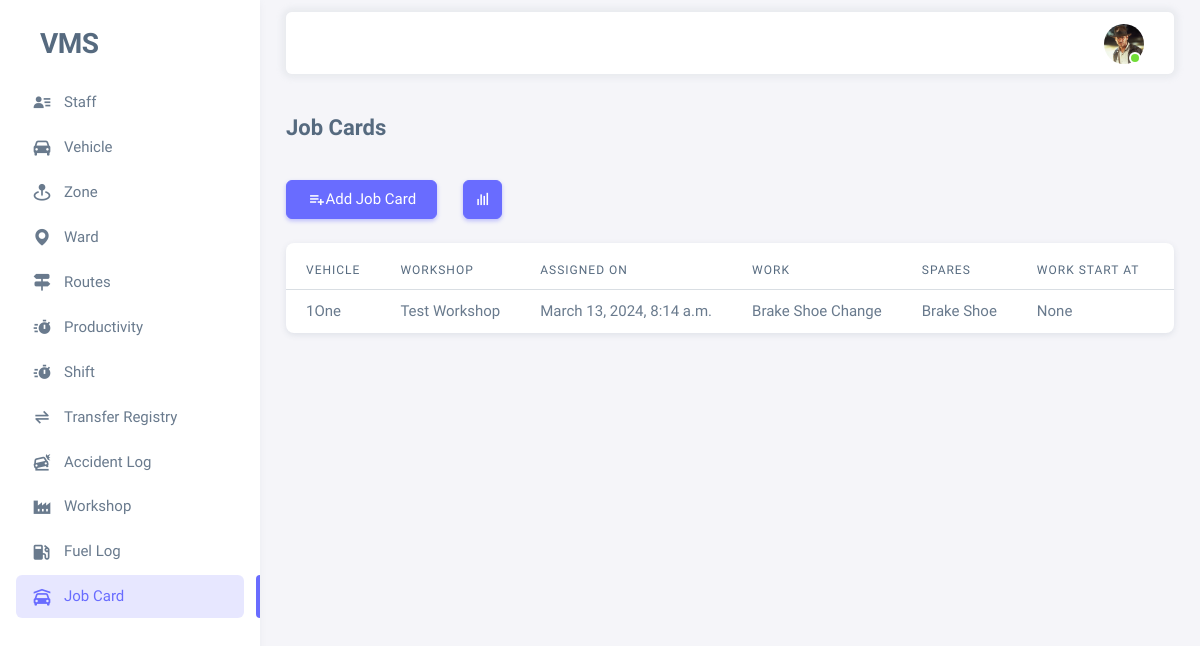
The page /job-card-list/ (signed in) on the database as committed earlier.
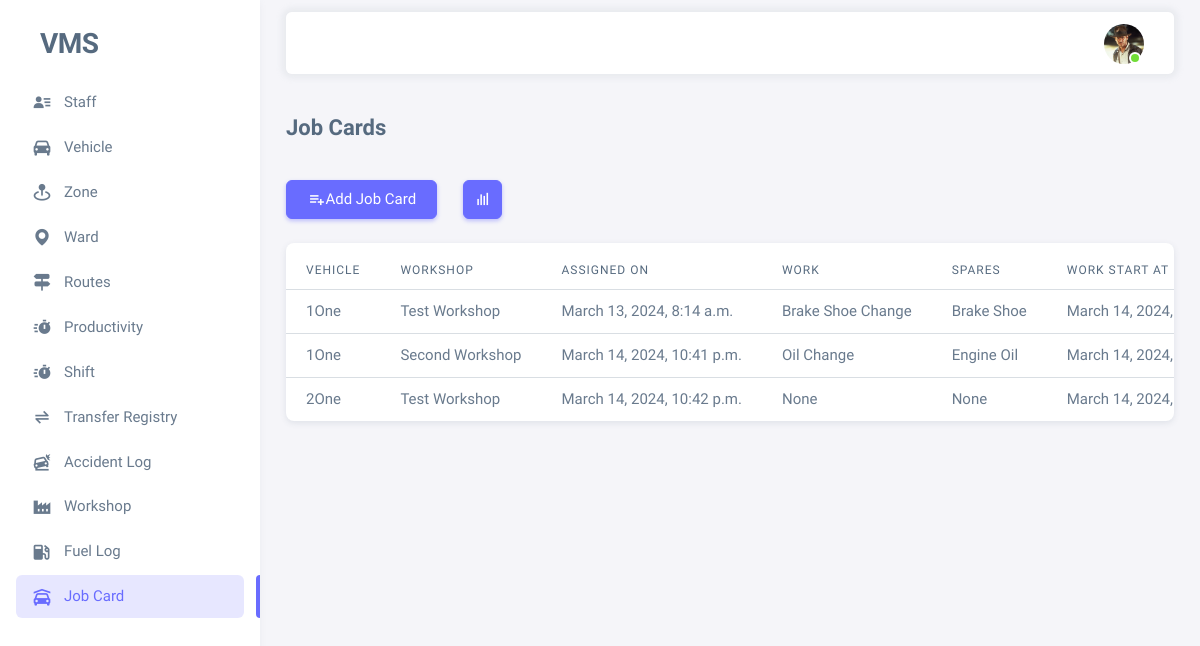
The same page on the database as committed later.
### vms_app/models.py (models this page shows)
class Employee(AbstractBaseUser, PermissionsMixin):
    id = models.UUIDField(primary_key=True, editable=False, unique=True, default=uuid.uuid4)
    name = models.CharField(max_length=100)
    image = models.ImageField(upload_to='profiles/', null=True, blank=True)
    employee_id = models.CharField(max_length=100, unique=True)
    is_active = models.BooleanField(default=True)
    is_staff = models.BooleanField(default=True)
    is_superuser = models.BooleanField(default=False)
    contact = models.CharField(max_length=255)
    address = models.TextField()
    remark = models.TextField(null=True, blank=True)
    objects = EmployeeManager()
    USERNAME_FIELD = 'employee_id'
    REQUIRED_FIELDS = ['name']
    def __str__(self) -> str:
        return self.name

class JobCard(models.Model):
    vehicle = models.ForeignKey(Vehicle, related_name='vehicle_maintanence_history',
                                on_delete=models.PROTECT, limit_choices_to={'is_active': True})
    workshop = models.ForeignKey(Workshop, related_name='workshop_jobs',
                                 on_delete=models.PROTECT)
    assigned_on = models.DateTimeField(auto_now_add=True)
    work_start_at = models.DateTimeField(null=True, blank=True)
    work_closed_at = models.DateTimeField(null=True, blank=True)
    work = models.CharField(max_length=250, blank=True, null=True)
    spares = models.CharField(max_length=500, blank=True, null=True)
    cost = models.FloatField(null=True, blank=True)
    mechanics = models.CharField(max_length=500, blank=True, null=True)
    driver = models.CharField(max_length=500, blank=True, null=True)
    remark = models.CharField(max_length=500, blank=True, null=True)

class Vehicle(models.Model):
    vehicle_number = models.CharField(max_length=100, unique=True)
    is_active = models.BooleanField(default=True)
    is_working = models.BooleanField(default=False)
    supervisor = models.ForeignKey(Employee, on_delete=models.SET_NULL, null=True, blank=True,
                                   related_name='vehicle_supervised_by', limit_choices_to={'is_active': True})
    load_estimation = models.IntegerField(default=1000)  # in kg
    remark = models.TextField(null=True, blank=True)
    created_by = models.ForeignKey(Employee, on_delete=models.SET_NULL, null=True, blank=True,
                                   related_name='vehicle_created_by')
    created_on = models.DateTimeField(auto_now_add=True)
    updated_by = models.ForeignKey(Employee, on_delete=models.SET_NULL, null=True, blank=True,
                                   related_name='vehicle_updated_by')
    updated_on = models.DateTimeField(auto_now=True)
    zone = models.ForeignKey(Zone, related_name='zone_vehicles_set',
                             on_delete=models.PROTECT, null=True, blank=True)
    workshop = models.ForeignKey(Workshop, related_name='workshop_vehicles_set',
                                 on_delete=models.PROTECT, null=True, blank=True)
    register_number = models.CharField(max_length=50, null=True, blank=True, unique=True)
    chassis_number = models.CharField(max_length=50, null=True, blank=True)
    vehicle_model = models.CharField(max_length=50, null=True, blank=True)
    vehicle_type = models.CharField(max_length=50, null=True, blank=True)
    engine_number = models.CharField(max_length=50, null=True, blank=True)
    fc_date = models.DateField(null=True, blank=True)
    insurance = models.DateField(null=True, blank=True)
    puc = models.DateField(null=True, blank=True)  # pollution under control certificate expiry date
    def __str__(self) -> str:
        return self.vehicle_number+str(self.supervisor)

class Workshop(models.Model):
    workshop_name = models.CharField(max_length=50)
    incharge = models.CharField(max_length=50, null=True, blank=True)
    location = models.CharField(max_length=50, null=True, blank=True)
    is_active = models.BooleanField(default=True)
    def __str__(self):
        return self.workshop_name

### vms_app/views.py (the view)
# urls.py: path('job-card-list/', views.job_card_list, name="job_card_list"),
@login_required(login_url='login')
@active_required
def job_card_list(request):
    job_cards = JobCard.objects.all()
    context = {
        "menu": "menu-job-card",
        "job_cards": job_cards
    }
    return render(request, 'vms_app/job_card_list.html', context)

### vms_app/templates/vms_app/job_card_list.html (shortened to what this page needs)
{% extends "base.html" %}
{% block content %}
<h4 class="fw-bold py-3 mb-4">Job Cards</h4>
<div class="row">
    <div class="col-auto">
        <a href="{% url 'add_job_card' %}" class="btn btn-primary">
            <span class="tf-icons bx bx-list-plus"></span> Add Job Card
        </a>
    </div>
    <div class="col-auto">
        <a href="{%url 'vehicle_job_history' %}" class="btn btn-primary btn-icon">
            <i class='bx bx-bar-chart'></i>
        </a>
    </div>
</div>
<div class="card mt-4">
    <div class="table-responsive text-nowrap mt-2">
        <table class="table">
            <thead>
                <tr>
                    <th>vehicle</th>
                    <th>workshop</th>
                    <th>assigned on</th>
                    <th>work</th>
                    <th>spares</th>
                    <th>work start at</th>
                    <th>work closed at</th>
                </tr>
            </thead>
            <tbody class="table-border-bottom-0">
                {% for job in job_cards %}
                    <tr>
                        <td>{{job.vehicle}}</td>
                        <td>{{job.workshop}}</td>
                        <td>{{job.assigned_on}}</td>
                        <td>{{job.work}}</td>
                        <td>{{job.spares}}</td>
                        <td>{{job.work_start_at}}</td>
                        <td>{{job.work_closed_at}}</td>
                    </tr>
                {% endfor %}
            </tbody>
        </table>
    </div>
</div>
{% endblock content %}

### templates/base.html (shortened to what this page needs)
<!DOCTYPE html>
{% load static %}
<html
        lang="en"
        class="light-style layout-menu-fixed"
        dir="ltr"
        data-theme="theme-default"
        data-assets-path="{% static "assets/" %}"
        data-template="vertical-menu-template-free"
>
<head>
    <link rel="stylesheet" href="{% static "assets/vendor/fonts/boxicons.css" %}"/>
    <link rel="stylesheet" href="{% static "assets/vendor/css/core.css" %}" class="template-customizer-core-css"/>
    <link rel="stylesheet" href="{% static "assets/vendor/css/theme-default.css" %}"
          class="template-customizer-theme-css"/>
    <link rel="stylesheet" href="{% static "assets/css/demo.css" %}"/>
    <link rel="stylesheet" href="{% static "assets/vendor/libs/perfect-scrollbar/perfect-scrollbar.css" %}"/>
    <link rel="stylesheet" href="{% static "assets/vendor/libs/apex-charts/apex-charts.css" %}"/>
    <link rel="stylesheet" href="https://cdn.jsdelivr.net/npm/bootstrap-icons@1.11.3/font/bootstrap-icons.min.css">
    <link href="https://cdn.datatables.net/1.13.7/css/dataTables.bootstrap5.min.css" rel="stylesheet">
</head>
<body>
<div class="layout-wrapper layout-content-navbar">
    <div class="layout-container">
        <aside id="layout-menu" class="layout-menu menu-vertical menu bg-menu-theme">
            <div class="app-brand demo">
                <a href="{% url "home" %}" class="app-brand-link">
                    <span class="app-brand-text demo menu-text fw-bolder ms-2">VMS</span>
                </a>
            </div>
            <ul class="menu-inner py-1">
                {% if request.user.is_superuser %}
                    <li class="menu-item" id="menu-staff">
                        <a href="{% url "staff_list" %}" class="menu-link">
                            <i class="menu-icon tf-icons bx bxs-user-detail"></i>
                            <div data-i18n="Staff">Staff</div>
                        </a>
                    </li>
                {% endif %}
                <li class="menu-item" id="menu-vehicle">
                    <a href="{% url "home" %}" class="menu-link">
                        <i class="menu-icon tf-icons bx bxs-car"></i>
                        <div data-i18n="Vehicle">Vehicle</div>
                    </a>
                </li>
                <li class="menu-item" id="menu-zone">
                    <a href="{% url "zone_list" %}" class="menu-link">
                        <i class="menu-icon tf-icons bx bxs-map-pin"></i>
                        <div data-i18n="Zone">Zone</div>
                    </a>
                </li>
                <li class="menu-item" id="menu-ward">
                    <a href="{% url "ward_list" %}" class="menu-link">
                        <i class="menu-icon tf-icons bx bxs-map"></i>
                        <div data-i18n="Ward">Ward</div>
                    </a>
                </li>
                <li class="menu-item" id="menu-route">
                    <a href="{% url "route_list" %}" class="menu-link">
                        <i class="menu-icon tf-icons bx bxs-directions"></i>
                        <div data-i18n="Routes">Routes</div>
                    </a>
                </li>
                <li class="menu-item" id="menu-productivity">
                    <a href="{% url "productivity_list" %}" class="menu-link">
                        <i class="menu-icon tf-icons bx bxs-timer"></i>
                        <div data-i18n="Productivity">Productivity</div>
                    </a>
                </li>
                <li class="menu-item" id="menu-shift">
                    <a href="{% url "shift_list" %}" class="menu-link">
                        <i class="menu-icon tf-icons bx bxs-timer"></i>
                        <div data-i18n="Shift">Shift</div>
                    </a>
                </li>
                <li class="menu-item" id="menu-transfer-registry">
                    <a href="{% url "transfer_register_view" %}" class="menu-link">
                        <i class="menu-icon tf-icons bx bx-transfer-alt"></i>
                        <div data-i18n="Transfer Registry">Transfer Registry</div>
                    </a>
                </li>
                <li class="menu-item" id="menu-accident-logs">
                    <a href="{% url "accident_log_view" %}" class="menu-link">
                        <i class="menu-icon tf-icons bx bxs-car-crash"></i>
                        <div data-i18n="Accident Log">Accident Log</div>
                    </a>
                </li>
                <li class="menu-item" id="menu-workshop">
                    <a href="{% url "workshop_list" %}" class="menu-link">
                        <i class="menu-icon tf-icons bx bxs-factory"></i>
                        <div data-i18n="Workshop">Workshop</div>
                    </a>
                </li>
                <li class="menu-item" id="menu-fuel-log">
                    <a href="{% url "fuel_log_list" %}" class="menu-link">
                        <i class="menu-icon tf-icons bx bxs-gas-pump"></i>
                        <div data-i18n="Fuel Log">Fuel Log</div>
                    </a>
                </li>
                <li class="menu-item" id="menu-job-card">
                    <a href="{% url "job_card_list" %}" class="menu-link">
                        <i class='menu-icon tf-icons bx bxs-car-garage'></i>
                        <div data-i18n="Job Card">Job Card</div>
                    </a>
                </li>
            </ul>
        </aside>
        <div class="layout-page">
            <nav class="layout-navbar container-xxl navbar navbar-expand-xl navbar-detached align-items-center bg-navbar-theme"
                 id="layout-navbar">
                <div class="navbar-nav-right d-flex align-items-center" id="navbar-collapse">
                    <ul class="navbar-nav flex-row align-items-center ms-auto">
                        <li class="nav-item navbar-dropdown dropdown-user dropdown">
                            <a class="nav-link dropdown-toggle hide-arrow" href="javascript:void(0);"
                               data-bs-toggle="dropdown">
                                <div class="avatar avatar-online">
                                    <img src="
                                            {% if request.user.image %}{{ request.user.image.url }}{% else %}{% static "assets/img/avatars/default.png" %}{% endif %}"
                                         width="50px" alt class="w-px-40 h-auto rounded-circle"/>
                                </div>
                            </a>
                        </li>
                    </ul>
                </div>
            </nav>
            <div class="content-wrapper">
                <div class="container-xxl flex-grow-1 container-p-y">
                    {% block content %}
                    {% endblock content %}
                </div>
            </div>
        </div>
    </div>
</div>
</body>
</html>

### static/assets/css/demo.css (style rules this page uses)
.menu .app-brand.demo { height: 64px; margin-top: 12px; }
.app-brand-text.demo { font-size: 1.75rem; letter-spacing: -0.5px; }

Rows that differ between the two databases and show on the page:
changed JobCard "March 13, 2024, 8:14 a.m.": work_start_at "None" → "March 14, 2024,…"
added JobCard: vehicle "1One", workshop "Second Workshop", assigned_on "March 14, 2024, 10:41 p.m.", work "Oil Change", spares "Engine Oil", work_start_at "March 14, 2024,…"
added JobCard: vehicle "2One", workshop "Test Workshop", assigned_on "March 14, 2024, 10:42 p.m.", work "None", spares "None", work_start_at "March 14, 2024,…"
